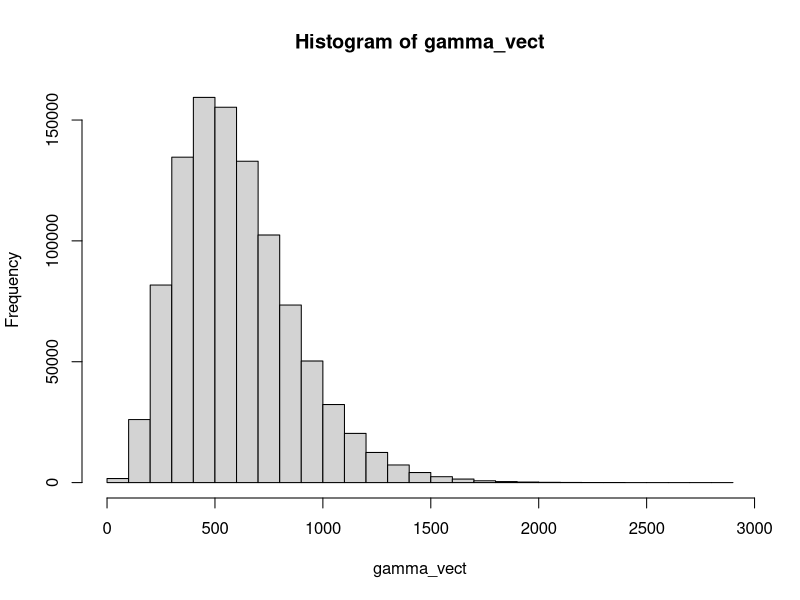
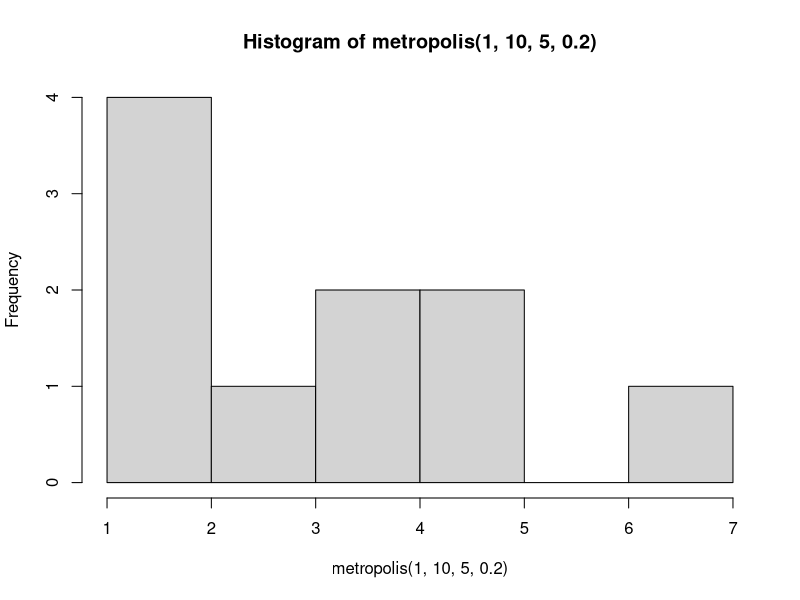
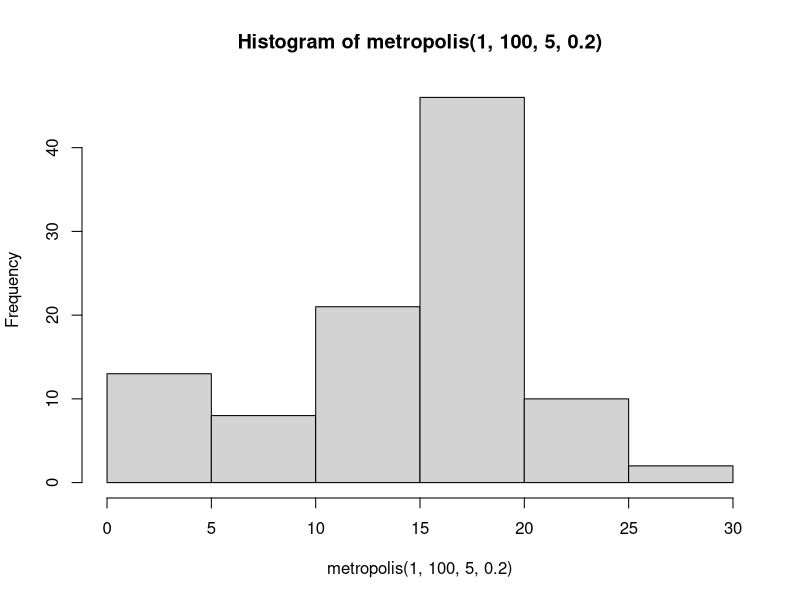
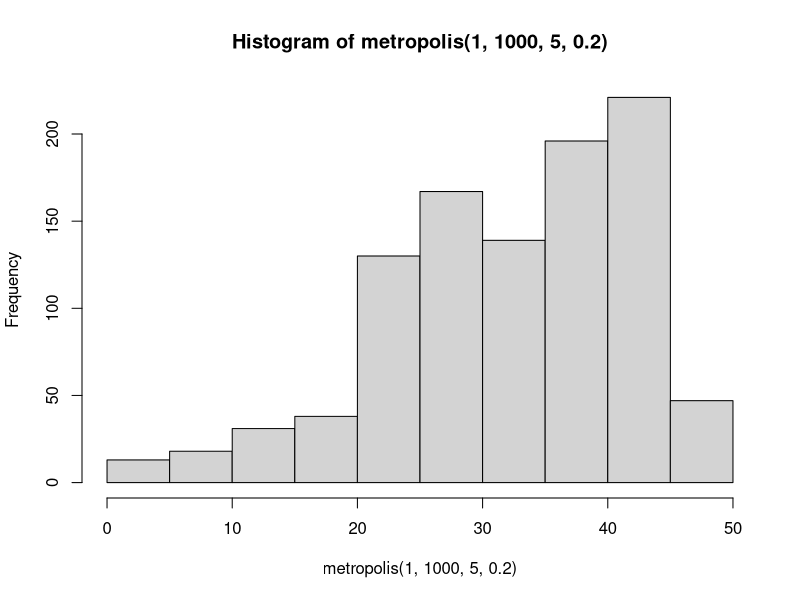
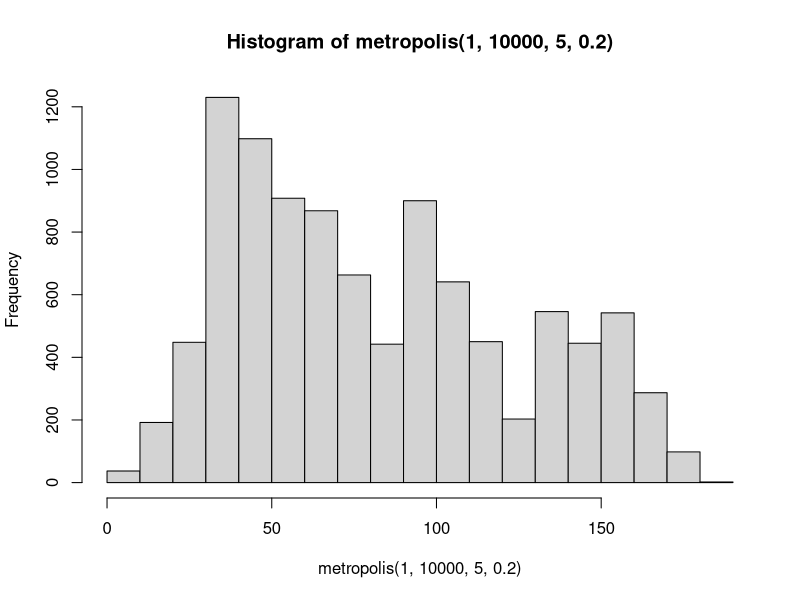
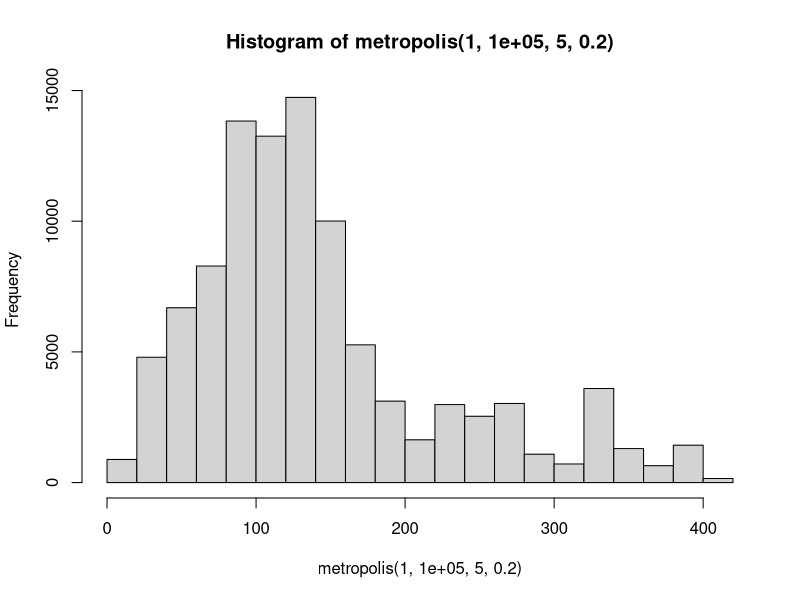
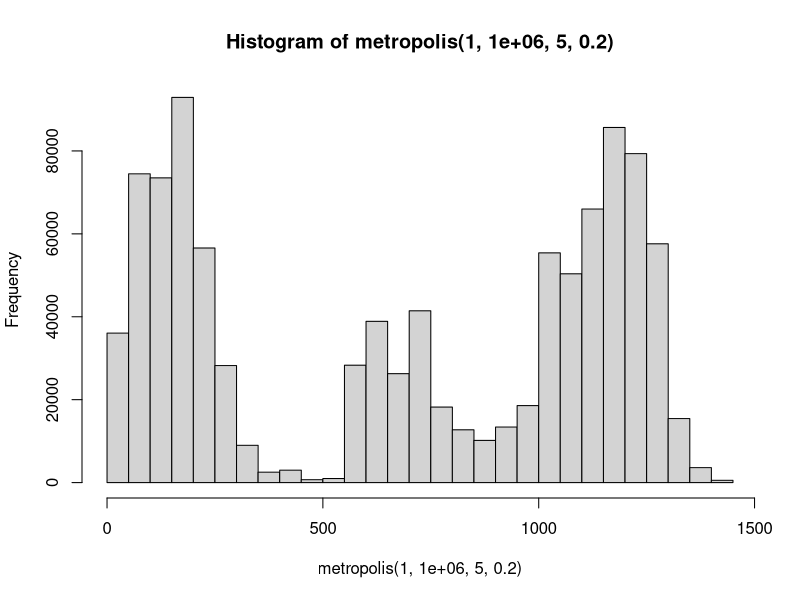

The R source for these figures, in order:
## ---- chunk 1
metropolis <- function(theta_0, n_iter, alpha, beta) {
  theta <- vector(length = n_iter + 1)
  current <- theta_0
  for (k in 1:n_iter + 1) {
    theta[k] <- current
    # Obtenemos el valor propuesto usando la distribución normal
    proposal <- rnorm(1, mean = theta[k], sd = 1)
    # Valor de la densidad gamma para este valor propuesto
    prob_prop <- pgamma(proposal, shape = alpha, rate = beta)
    # Probabilidad para el valor actual
    prob_current <- pgamma(current, shape = alpha, rate = beta)
    # Proporción entre ambas probabilidades
    ratio <- prob_prop / prob_current
    # Probabilidad de aceptar el nuevo valor
    prob <- min(1, ratio)
    # Decisión sobre si aceptar el nuevo valor o no
    decision <- rbinom(1, 1, prob)
    # Actualización del valor
    current <- ifelse(decision == 1, proposal, current)
  }
  # Devolvemos theta_1 a theta_(n+1), dando n valores
  return(theta[-1])
}
## ---- chunk 2
# Distribución no normalizada
gamma_vect <- rgamma(1e6, shape = 5, rate = 0.2) * gamma(5)
hist(gamma_vect)
## ---- chunk 3
hist(metropolis(1, 1e1, 5, 0.2))
hist(metropolis(1, 1e2, 5, 0.2))
hist(metropolis(1, 1e3, 5, 0.2))
hist(metropolis(1, 1e4, 5, 0.2))
hist(metropolis(1, 1e5, 5, 0.2))
hist(metropolis(1, 1e6, 5, 0.2))
